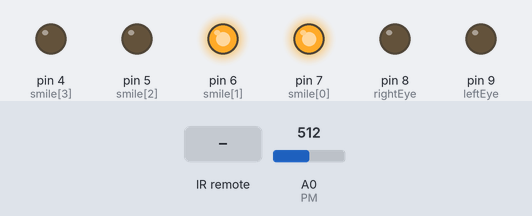
Bench run of a sketch on a simulated Arduino Uno, built with avr-gcc and run on an emulated ATmega328P. On the bench: output pins drawn as LEDs (lit = HIGH). Inputs (shaded band) come from the test bench; at power-on: A0 (PM) = 512.

Above: at 1.2 s.
1.3 s: A0 (PM) set to 599
2.8 s: A0 (PM) set to 620
At 3.2 s:
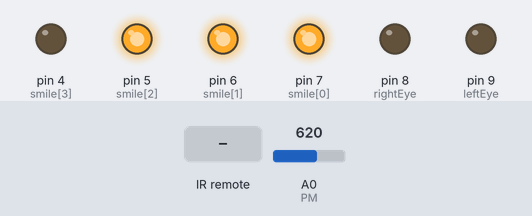
4.3 s: infrared code 0xFFA25D received
At 5.5 s:
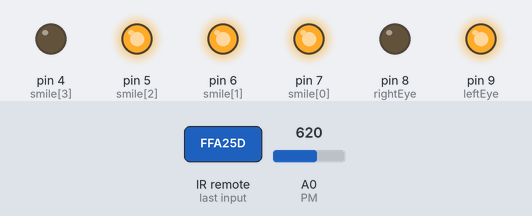
5.8 s: infrared code 0xFF629D received
At 6.7 s:
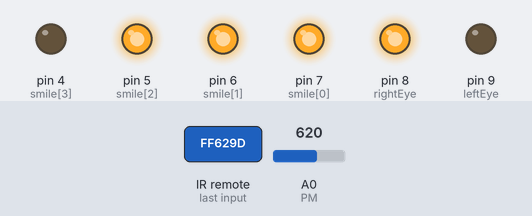
7.3 s: infrared code 0xFFE21D received
At 7.8 s:
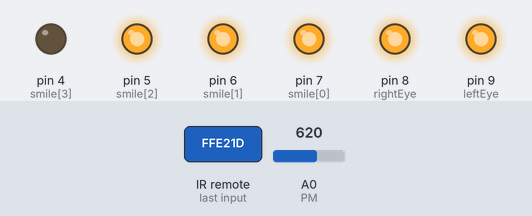
8.8 s: A0 (PM) set to 511
At 10.2 s:
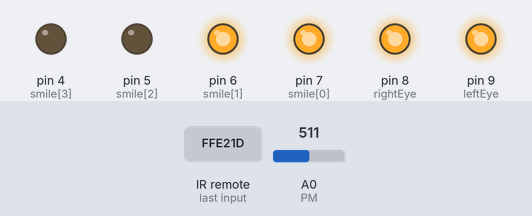
Timing chart, 0 to 11.3 s (numbered marks = the images above; inputs shaded):
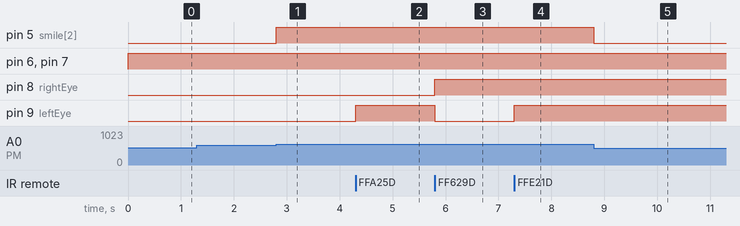

Measured:
- the behaviour switches between 612 and 613 on A0 (PM) (found by bisection; images 0 and 1)
- after the input at 1.3 s, every drawn part: stays the same
- after the input at 2.8 s, pin 5 (smile[2]): LOW → HIGH at once
- after the input at 4.3 s, pin 9 (leftEye): LOW → HIGH at once
- after the input at 5.8 s, pin 8 (rightEye): LOW → HIGH at once; pin 9 (leftEye): HIGH → LOW at once
- after the input at 7.3 s, pin 9 (leftEye): LOW → HIGH at once
- after the input at 8.8 s, pin 5 (smile[2]): HIGH → LOW at once

The sketch:

WorkshopCode.ino
```cpp
/*
 * This program operates a simplistic arduino that makes a customizable smiley face on an arduino board.
 * The IR remote controls the eyes and the potentiometer controls the smile amount.
 * By Rachel Klesius
 */

//Globally defined variables go here, anything created or initialized here can be changed in any other function.

//define the classes that you are going to use in your program
#include <IRremote.h>  //IRremote.h is a library that I have added that allows me to use an infrared remote

//define the pins that you are using here so that you can change them quickly
//using the #define allows you to create permanent variables that cannot be changed
#define irSensor 11  //ir sensor reciever
#define leftEye 9   //left eye LED
#define rightEye 8  //right eye LED
#define PM A0      //potentiometer reciever

//value of the potentiometer
int PMvalue = 0;

//potentiometer returns a number between 0 and 1023, separated into 5 sections
int section = 1023/5;

//Array defined for the smile LED's
int smile[4] = {7, 6, 5, 4};

//create an object from the IRremote class for your use
IRrecv irrecv(irSensor);

void setup() {
  pinMode(irSensor, INPUT);
  pinMode(leftEye, OUTPUT);
  pinMode(rightEye, OUTPUT);

  irrecv.enableIRIn(); //start the IR reciever

  for (int i = 0; i <= 3; i++)
  {
     pinMode(smile[i], OUTPUT);
  }
}

void loop() {
  // put your main code here, to run repeatedly:
  //a function inside the IRremote library to decode the results from the IR remote
  decode_results results;

  //for the IR sensor and the eyes of the smile
  if (irrecv.decode(&results))  //if results are recieved
  {
    if (results.value == 0xFFA25D)  //if the results value is the code associated with 1 on the remote
    {
      digitalWrite(leftEye, HIGH);
      digitalWrite(rightEye, LOW);
    }
    if (results.value == 0xFF629D) //if the results value is the code associated with 2 on the remote
    {
      digitalWrite(rightEye, HIGH);
      digitalWrite(leftEye, LOW);
    }
    if (results.value == 0xFFE21D)  //3 turns both of the eyes on
    {
      digitalWrite(leftEye, HIGH);
      digitalWrite(rightEye, HIGH);
    }
    if (results.value == 0xFF22DD)  //4 turns both of the eyes off
    {
      digitalWrite(leftEye, LOW);
      digitalWrite(rightEye, LOW);
    }
    irrecv.resume();  //prepare for next value
  }

  //for the potentiometer and the mouth
  PMvalue = analogRead(PM);  //analog read will read in a value between 0 and 1023, based on the potentiometer

  if(PMvalue <= section)  //first 5th of the potentiometer, all lights off
  {
    for(int i = 0; i <= 3; i++)
    {
      digitalWrite(smile[i], LOW);
    }
  }

  if((PMvalue > section) && (PMvalue <= section * 2)) //second 5th of the potentiometer, first light on
  {
    digitalWrite(smile[0], HIGH);
    digitalWrite(smile[1], LOW);
    digitalWrite(smile[2], LOW);
    digitalWrite(smile[3], LOW);
  }

  if((PMvalue > section * 2) && (PMvalue <= section * 3)) //third 5th of the potentiometer, first light on
  {
    digitalWrite(smile[0], HIGH);
    digitalWrite(smile[1], HIGH);
    digitalWrite(smile[2], LOW);
    digitalWrite(smile[3], LOW);
  }

  if((PMvalue > section * 3) && (PMvalue <= section * 4)) //fourth 5th of the potentiometer, first light on
  {
    digitalWrite(smile[0], HIGH);
    digitalWrite(smile[1], HIGH);
    digitalWrite(smile[2], HIGH);
    digitalWrite(smile[3], LOW);
  }

  if((PMvalue > section * 4) && (PMvalue <= section * 5))  //fifth 5th of the potentiometer, all lights off
  {
    for(int i = 0; i <= 3; i++)
    {
      digitalWrite(smile[i], HIGH);
    }
  }
}
```
